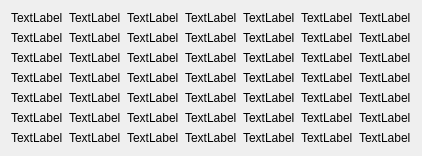
            <widget class="QWidget" name="screen49x">
             <layout class="QGridLayout" name="gridLayout_8">
              <item row="1" column="4">
               <widget class="QLabel" name="chscreen_6_14">
                <property name="text">
                 <string>TextLabel</string>
                </property>
               </widget>
              </item>
              <item row="2" column="1">
               <widget class="QLabel" name="chscreen_6_21">
                <property name="text">
                 <string>TextLabel</string>
                </property>
               </widget>
              </item>
              <item row="2" column="0">
               <widget class="QLabel" name="chscreen_6_20">
                <property name="text">
                 <string>TextLabel</string>
                </property>
               </widget>
              </item>
              <item row="2" column="3">
               <widget class="QLabel" name="chscreen_6_23">
                <property name="text">
                 <string>TextLabel</string>
                </property>
               </widget>
              </item>
              <item row="4" column="0">
               <widget class="QLabel" name="chscreen_6_40">
                <property name="text">
                 <string>TextLabel</string>
                </property>
               </widget>
              </item>
              <item row="1" column="6">
               <widget class="QLabel" name="chscreen_6_16">
                <property name="text">
                 <string>TextLabel</string>
                </property>
               </widget>
              </item>
              <item row="3" column="3">
               <widget class="QLabel" name="chscreen_6_33">
                <property name="text">
                 <string>TextLabel</string>
                </property>
               </widget>
              </item>
              <item row="2" column="4">
               <widget class="QLabel" name="chscreen_6_24">
                <property name="text">
                 <string>TextLabel</string>
                </property>
               </widget>
              </item>
              <item row="4" column="1">
               <widget class="QLabel" name="chscreen_6_41">
                <property name="text">
                 <string>TextLabel</string>
                </property>
               </widget>
              </item>
              <item row="0" column="2">
               <widget class="QLabel" name="chscreen_6_02">
                <property name="text">
                 <string>TextLabel</string>
                </property>
               </widget>
              </item>
              <item row="0" column="4">
               <widget class="QLabel" name="chscreen_6_04">
                <property name="text">
                 <string>TextLabel</string>
                </property>
               </widget>
              </item>
              <item row="1" column="1">
               <widget class="QLabel" name="chscreen_6_11">
                <property name="text">
                 <string>TextLabel</string>
                </property>
               </widget>
              </item>
              <item row="0" column="3">
               <widget class="QLabel" name="chscreen_6_03">
                <property name="text">
                 <string>TextLabel</string>
                </property>
               </widget>
              </item>
              <item row="5" column="0">
               <widget class="QLabel" name="chscreen_6_50">
                <property name="text">
                 <string>TextLabel</string>
                </property>
               </widget>
              </item>
              <item row="5" column="5">
               <widget class="QLabel" name="chscreen_6_55">
                <property name="text">
                 <string>TextLabel</string>
                </property>
               </widget>
              </item>
              <item row="3" column="1">
               <widget class="QLabel" name="chscreen_6_31">
                <property name="text">
                 <string>TextLabel</string>
                </property>
               </widget>
              </item>
              <item row="3" column="2">
               <widget class="QLabel" name="chscreen_6_32">
                <property name="text">
                 <string>TextLabel</string>
                </property>
               </widget>
              </item>
              <item row="4" column="4">
               <widget class="QLabel" name="chscreen_6_44">
                <property name="text">
                 <string>TextLabel</string>
                </property>
               </widget>
              </item>
              <item row="5" column="2">
               <widget class="QLabel" name="chscreen_6_52">
                <property name="text">
                 <string>TextLabel</string>
                </property>
               </widget>
              </item>
              <item row="2" column="2">
               <widget class="QLabel" name="chscreen_6_22">
                <property name="text">
                 <string>TextLabel</string>
                </property>
               </widget>
              </item>
              <item row="2" column="6">
               <widget class="QLabel" name="chscreen_6_26">
                <property name="text">
                 <string>TextLabel</string>
                </property>
               </widget>
              </item>
              <item row="5" column="1">
               <widget class="QLabel" name="chscreen_6_51">
                <property name="text">
                 <string>TextLabel</string>
                </property>
               </widget>
              </item>
              <item row="5" column="4">
               <widget class="QLabel" name="chscreen_6_54">
                <property name="text">
                 <string>TextLabel</string>
                </property>
               </widget>
              </item>
              <item row="1" column="2">
               <widget class="QLabel" name="chscreen_6_12">
                <property name="text">
                 <string>TextLabel</string>
                </property>
               </widget>
              </item>
              <item row="0" column="6">
               <widget class="QLabel" name="chscreen_6_06">
                <property name="text">
                 <string>TextLabel</string>
                </property>
               </widget>
              </item>
              <item row="5" column="3">
               <widget class="QLabel" name="chscreen_6_53">
                <property name="text">
                 <string>TextLabel</string>
                </property>
               </widget>
              </item>
              <item row="0" column="1">
               <widget class="QLabel" name="chscreen_6_01">
                <property name="text">
                 <string>TextLabel</string>
                </property>
               </widget>
              </item>
              <item row="2" column="5">
               <widget class="QLabel" name="chscreen_6_25">
                <property name="text">
                 <string>TextLabel</string>
                </property>
               </widget>
              </item>
              <item row="1" column="0">
               <widget class="QLabel" name="chscreen_6_10">
                <property name="text">
                 <string>TextLabel</string>
                </property>
               </widget>
              </item>
              <item row="0" column="5">
               <widget class="QLabel" name="chscreen_6_05">
                <property name="text">
                 <string>TextLabel</string>
                </property>
               </widget>
              </item>
              <item row="4" column="6">
               <widget class="QLabel" name="chscreen_6_46">
                <property name="text">
                 <string>TextLabel</string>
                </property>
               </widget>
              </item>
              <item row="4" column="3">
               <widget class="QLabel" name="chscreen_6_43">
                <property name="text">
                 <string>TextLabel</string>
                </property>
               </widget>
              </item>
              <item row="3" column="5">
               <widget class="QLabel" name="chscreen_6_35">
                <property name="text">
                 <string>TextLabel</string>
                </property>
               </widget>
              </item>
              <item row="0" column="0">
               <widget class="QLabel" name="chscreen_6_00">
                <property name="text">
                 <string>TextLabel</string>
                </property>
               </widget>
              </item>
              <item row="4" column="2">
               <widget class="QLabel" name="chscreen_6_42">
                <property name="text">
                 <string>TextLabel</string>
                </property>
               </widget>
              </item>
              <item row="3" column="6">
               <widget class="QLabel" name="chscreen_6_36">
                <property name="text">
                 <string>TextLabel</string>
                </property>
               </widget>
              </item>
              <item row="1" column="3">
               <widget class="QLabel" name="chscreen_6_13">
                <property name="text">
                 <string>TextLabel</string>
                </property>
               </widget>
              </item>
              <item row="3" column="0">
               <widget class="QLabel" name="chscreen_6_30">
                <property name="text">
                 <string>TextLabel</string>
                </property>
               </widget>
              </item>
              <item row="3" column="4">
               <widget class="QLabel" name="chscreen_6_34">
                <property name="text">
                 <string>TextLabel</string>
                </property>
               </widget>
              </item>
              <item row="4" column="5">
               <widget class="QLabel" name="chscreen_6_45">
                <property name="text">
                 <string>TextLabel</string>
                </property>
               </widget>
              </item>
              <item row="1" column="5">
               <widget class="QLabel" name="chscreen_6_15">
                <property name="text">
                 <string>TextLabel</string>
                </property>
               </widget>
              </item>
              <item row="5" column="6">
               <widget class="QLabel" name="chscreen_6_56">
                <property name="text">
                 <string>TextLabel</string>
                </property>
               </widget>
              </item>
              <item row="6" column="0">
               <widget class="QLabel" name="chscreen_6_60">
                <property name="text">
                 <string>TextLabel</string>
                </property>
               </widget>
              </item>
              <item row="6" column="1">
               <widget class="QLabel" name="chscreen_6_61">
                <property name="text">
                 <string>TextLabel</string>
                </property>
               </widget>
              </item>
              <item row="6" column="2">
               <widget class="QLabel" name="chscreen_6_62">
                <property name="text">
                 <string>TextLabel</string>
                </property>
               </widget>
              </item>
              <item row="6" column="3">
               <widget class="QLabel" name="chscreen_6_63">
                <property name="text">
                 <string>TextLabel</string>
                </property>
               </widget>
              </item>
              <item row="6" column="4">
               <widget class="QLabel" name="chscreen_6_64">
                <property name="text">
                 <string>TextLabel</string>
                </property>
               </widget>
              </item>
              <item row="6" column="5">
               <widget class="QLabel" name="chscreen_6_65">
                <property name="text">
                 <string>TextLabel</string>
                </property>
               </widget>
              </item>
              <item row="6" column="6">
               <widget class="QLabel" name="chscreen_6_66">
                <property name="text">
                 <string>TextLabel</string>
                </property>
               </widget>
              </item>
             </layout>
            </widget>
